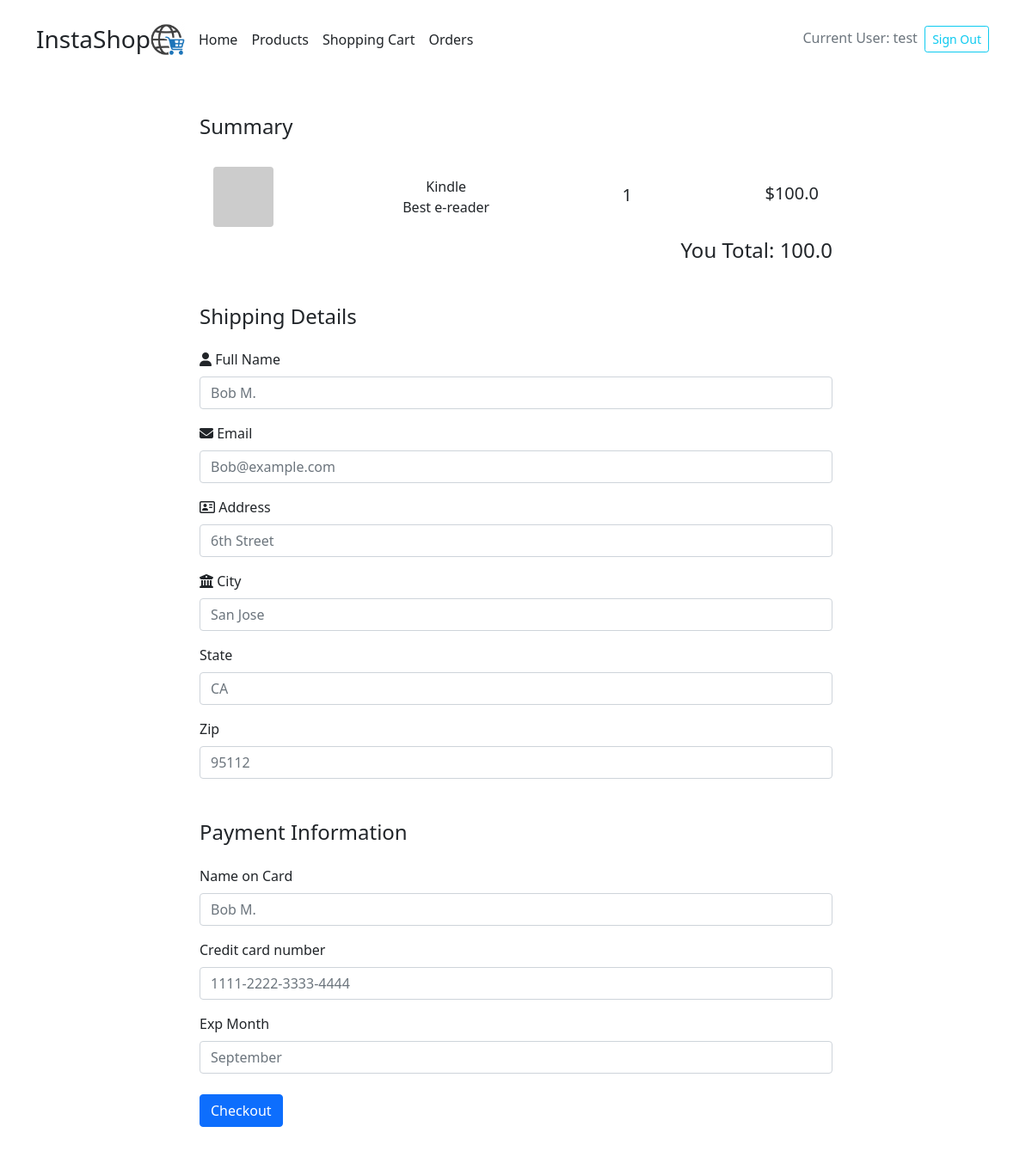
Before: /ecommerce/checkout/3 with the older database file.
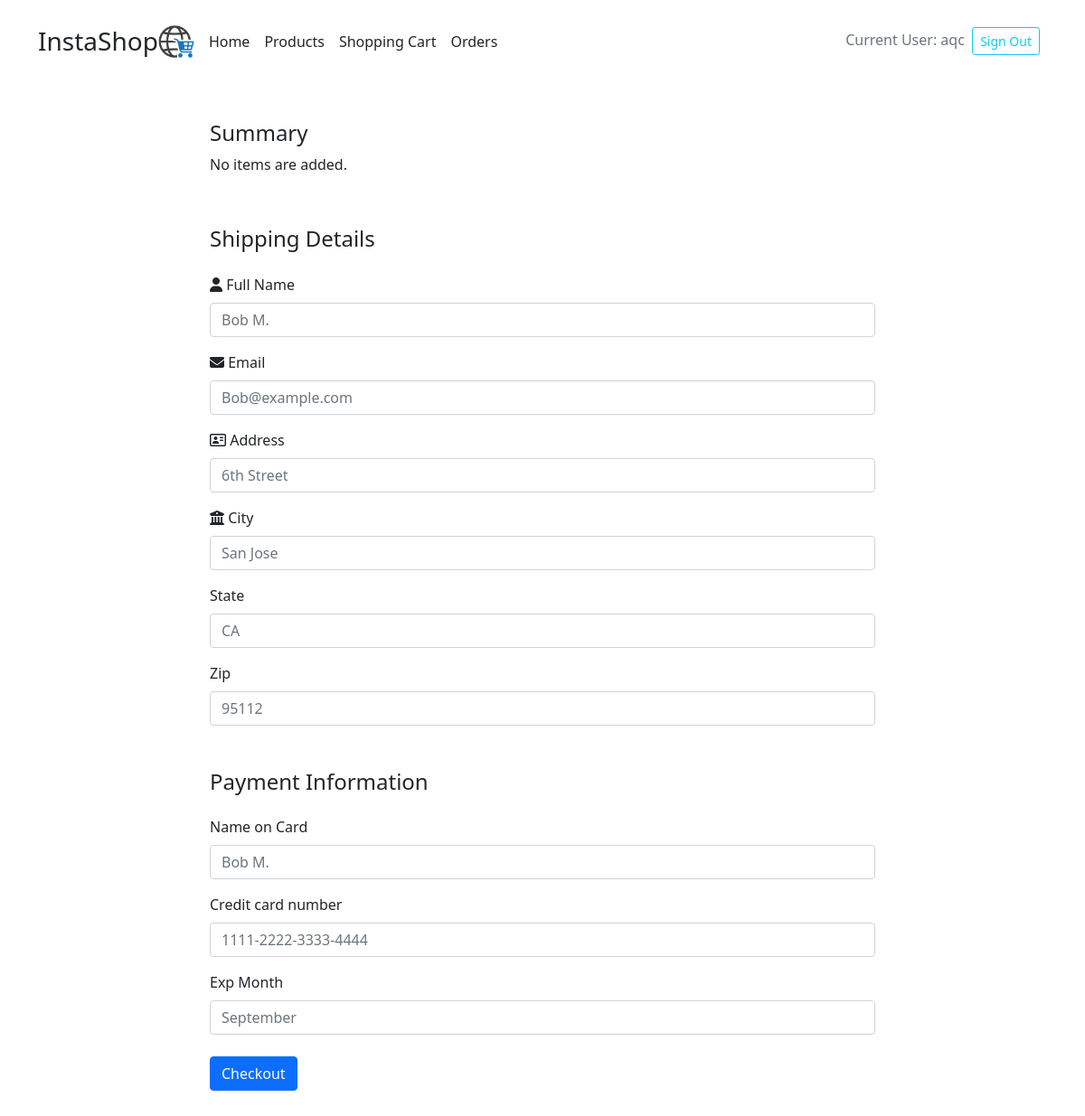
After: the same page with the newer database file.
### ecommerce/models.py (models this page shows, shortened)
class User(models.Model):
    username = models.CharField(max_length=20)
    password = models.CharField(max_length=26)

class CartItem(models.Model):
    user = models.ForeignKey(User, on_delete=models.CASCADE)
    product = models.ForeignKey(Product, on_delete=models.CASCADE, null=True)
    count = models.IntegerField()
    total = models.FloatField(null=True)

class Product(models.Model):
    name = models.CharField(max_length=50)
    description = models.CharField(max_length=500)
    price = models.FloatField(null=True)
    stock = models.IntegerField(null=True)

### ecommerce/views.py (the view, shortened to what this page needs)
# urls.py: path('checkout/<int:user_id>', views.checkout, name='checkout'),
def checkout(request, user_id):
    user = User.objects.get(pk=user_id)
    item_list = CartItem.objects.filter(user=user_id)
    item_sum = item_list.aggregate(Sum('total'))['total__sum']
    context = {
        'item_list': item_list,
        'item_sum': item_sum,
        'product': product,
        'user': user
    }
    return render(request, 'ecommerce/checkout.html', context)

### ecommerce/templates/ecommerce/checkout.html (shortened to what this page needs)
<!DOCTYPE html>
<html lang="en">
{% include "ecommerce/header.html" %}
<body>
<div class="container mt-5 mb-5">
    <div class="d-flex justify-content-center row">
        <div class="col-md-8">
            <h4>Summary</h4>
            {% if item_list %}
                {% for item in item_list %}
                    <div class="d-flex flex-row justify-content-between align-items-center p-2 bg-white mt-4 px-3 rounded">
                        <div class="mr-1"><img class="rounded" src="https://picsum.photos/seed/picsum/300/300"
                                               width="70"></div>
                        <div class="d-flex flex-column align-items-center product-details"><span
                                class="font-weight-bold">{{ item.product.name }}</span>
                            <div class="d-flex flex-row product-desc">
                                <div class="color"><span
                                        class="font-weight-bold">{{ item.product.description }}</span>
                                </div>
                            </div>
                        </div>
                        <div class="d-flex flex-row align-items-center qty">
                            &nbsp;<h5 class=" text-grey mt-1 mr-1 ml-1">{{ item.count }}</h5>&nbsp;
                        </div>
                        <div>
                            <h5 class=" text-grey">${{ item.total }}</h5>
                        </div>
                    </div>
                {% endfor %}
                <h4 style="float: right; margin-top:5px">You Total: {{ item_sum }}</h4>
            {% else %}
                <p>No items are added.</p>
            {% endif %}
        </div>
        <form class="col-md-8" method="post">
            <h4 style="margin-top:40px">Shipping Details</h4>
            <label class="form-label mt-3" for="fname"><i class="fa fa-user"></i> Full Name</label>
            <input class="form-control" type="text" id="fname" name="firstname" placeholder="Bob M." required>
            <label class="form-label mt-3" for="email"><i class="fa fa-envelope"></i> Email</label>
            <input class="form-control" type="text" id="email" name="email" placeholder="Bob@example.com" required>
            <label class="form-label mt-3" for="adr"><i class="fa fa-address-card-o"></i> Address</label>
            <input class="form-control" type="text" id="adr" name="address" placeholder="6th Street" required>
            <label class="form-label mt-3" for="city"><i class="fa fa-institution"></i> City</label>
            <input class="form-control" type="text" id="city" name="city" placeholder="San Jose" required>
            <label class="form-label mt-3" for="state">State</label>
            <input class="form-control" type="text" id="state" name="state" placeholder="CA" required>
            <label class="form-label mt-3" for="zip">Zip</label>
            <input class="form-control" type="text" id="zip" name="zip" placeholder="95112" required>
            <h4 class="mt-5">Payment Information</h4>
            <label class="form-label mt-3" for="cname">Name on Card</label>
            <input class="form-control" type="text" id="cname" name="cardname" placeholder="Bob M." required>
            <label class="form-label mt-3" for="ccnum">Credit card number</label>
            <input class="form-control" type="text" id="ccnum" name="cardnumber" placeholder="1111-2222-3333-4444" required>
            <label class="form-label mt-3" for="expmonth">Exp Month</label>
            <input class="form-control" type="text" id="expmonth" name="expmonth" placeholder="September" required>
            <button class="btn btn-primary mt-4" type="submit">Checkout</button>
        </form>
    </div>
</div>
</body>
</html>

### ecommerce/templates/ecommerce/header.html (shortened to what this page needs)
<!DOCTYPE html>
<html lang="en">
<link href="https://cdn.jsdelivr.net/npm/bootstrap@5.1.1/dist/css/bootstrap.min.css" rel="stylesheet"
>
<header class="p-3 mb-3" style="margin-top: 6px">
    <div class="container">
        <div class="font-weight-bold d-flex flex-wrap align-items-center justify-content-center justify-content-lg-start">
            <h3 class="d-flex align-items-center mb-2 mb-lg-0 text-dark text-decoration-none" style="margin-right: 8px">
                InstaShop <img src="/static/ecommerce/images/header_logo.png" width="40" height="40">
            </h3>
            <ul class="nav col-12 col-lg-auto me-lg-auto mb-2 justify-content-center mb-md-0">
                <li><a href="{% url 'index' %}" class="nav-link px-2 link-dark">Home</a></li>
                <li><a href="{% url 'products' %}" class="nav-link px-2 link-dark">Products</a></li>
                {% if user != null and user.id != null %}
                    <li><a href="{% url 'cart' %}" class="nav-link px-2 link-dark">Shopping Cart</a></li>
                    <li><a href="{% url 'orders' %}" class="nav-link px-2 link-dark">Orders</a></li>
                {% endif %}
            </ul>
            <div class="text-end">
                {% if user.id == null %}
                    <a href="{% url 'login' %}">
                        <button class="w-100 btn btn-lg btn-primary" type="submit">Sign in</button>
                    </a>
                {% else %}
                    <a href="#" class="nav-link px-2 link-secondary">Current User: {{ user.username }}&nbsp;&nbsp;<button
                            class="btn-sm btn btn-outline-info sign-out" type="submit">Sign Out
                    </button>
                    </a>
                {% endif %}
            </div>
        </div>
    </div>
</header>

Changed rows visible on the page:
removed CartItem: product.name "Kindle", product.description "Best e-reader", count "1", total "100.0"
changed User: username "test" → "aqc"
Other visible differences:
{{ item_sum }}: "100.0" → (not shown)
text no longer shown: "You Total:"
text now shown: "No items are added."
